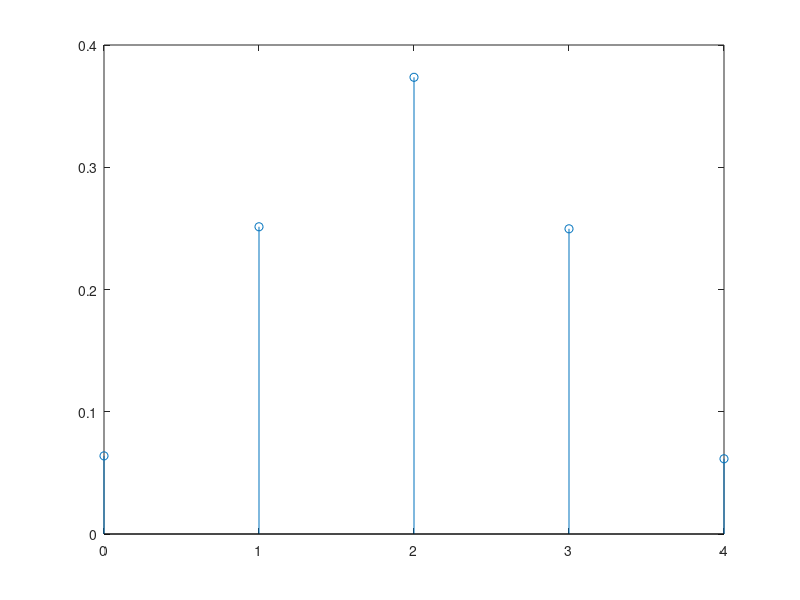

Here is the MATLAB script that generated this plot:
 %% a)
N= 1e5; %num de repetições
p = 0.5; %probabilidade de cara
n = 4; %numero de lancamentos

lancamentos = rand(n,N) > p;

sucessos0 = sum(lancamentos) == 0; %quando sum == 0 -> sucessos = 1
prob0 = sum(sucessos0)/N;

sucessos1 = sum(lancamentos) == 1; %quando sum == 1 -> sucessos = 1
prob1 = sum(sucessos1)/N;

sucessos2 = sum(lancamentos) == 2; %quando sum == 2 -> sucessos = 1
prob2 = sum(sucessos2)/N;

sucessos3 = sum(lancamentos) == 3; %quando sum == 3 -> sucessos = 1
prob3 = sum(sucessos3)/N;

sucessos4 = sum(lancamentos) == 4; %quando sum == 4 -> sucessos = 1
prob4 = sum(sucessos4)/N;

x = [0 1 2 3 4];

probs = [prob0 prob1 prob2 prob3 prob4];

stem(x,probs); % função probabiidade


%% b)
x = [0 1 2 3 4];
px = [prob0 prob1 prob2 prob3 prob4]; %probabilidades
media = sum(x.*px); % valor esperado
variancia = sum((x.^2).*px) - media^2; %variancia
desvio = sqrt(variancia); % desvio padrao

disp("Valor Esperado (E[x]): " + media);
disp("Variancia (Var(x)): " + variancia);
disp("Desvio padrão (roh): " + desvio);


%c)
% Distribuição Binomial com p= 0.5 e n=4
% nCk * p^k * (1-p)^(n-k)

%d)
% Usando a distribuição para calcular as probabilidades e obter a função de
% probabilidade, temos que P(X=0)=P(X=3)=0.0625
%P(X=1)=P(X=3)= 0.25 e P(X=2)=0.375
% comparando com os valores da a), sao similares

%e)
% E[X] = 0*P(0) + 1*P(1) + 2*P(2) + 3*P(3) + 4*P(4) = 2
% valor bastante similar
%var(X)=E[X^2] - E[X^2] - E[X]^2 = 1, muito parecido tambem

%f)
% i. P(2) + P(3) + P(4) = 0.6875
% ii. P(0) + P(1) = 0.3125
% iii. P(1) + P(2) + P(3) = 0.875

sucessos2coroas = sum(lancamentos)>= 2;
prob2c = sum(sucessos2coroas)/N;


